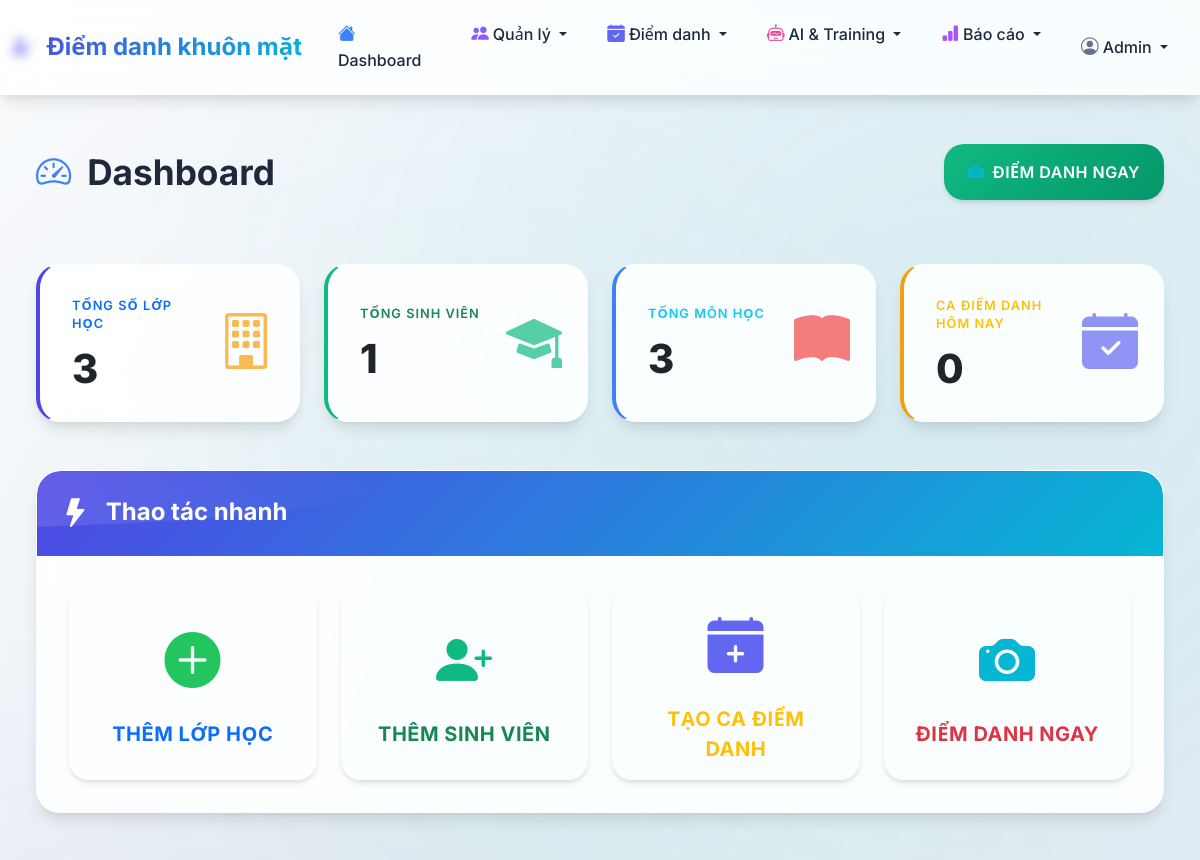
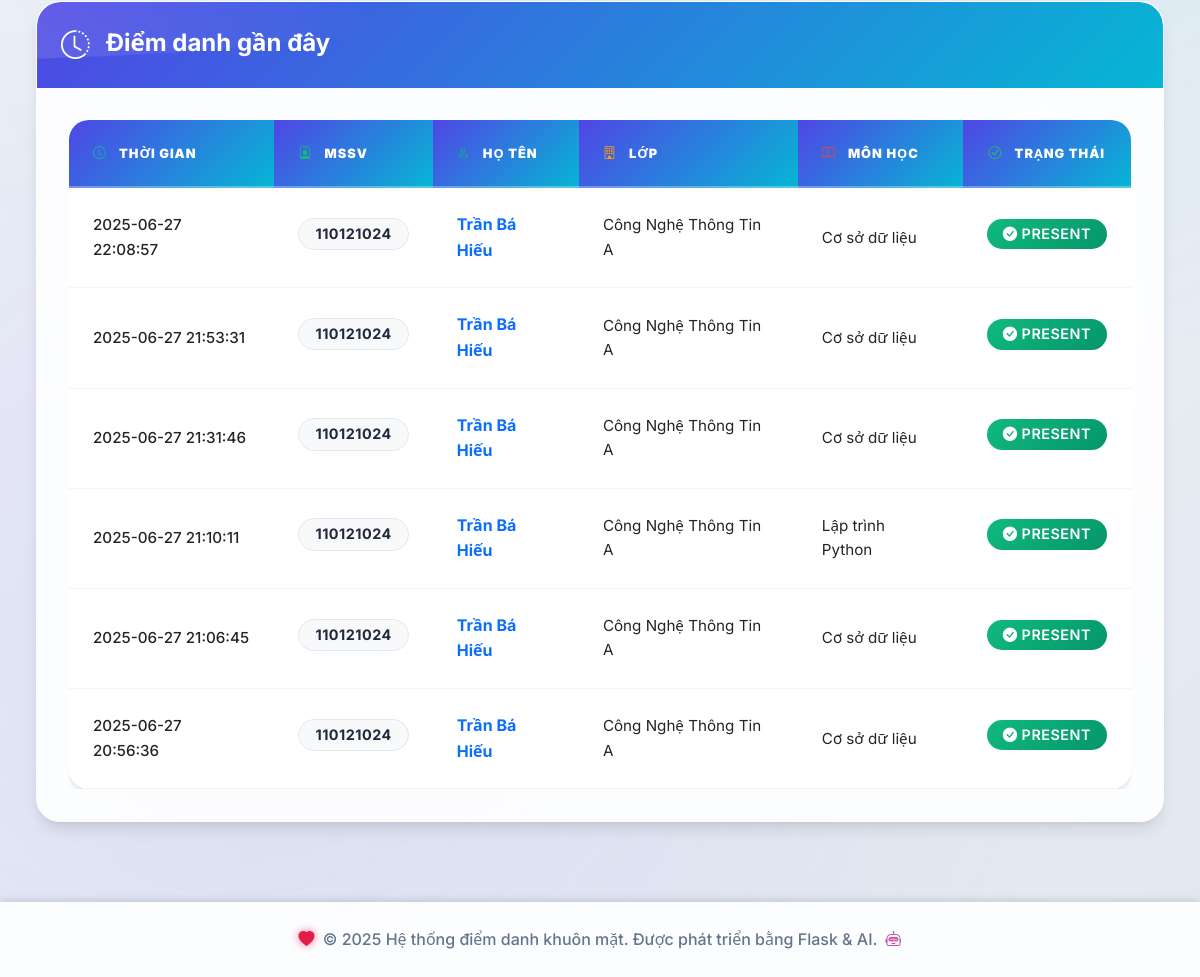
Before: / with the older database file (2 pictures, top to bottom).
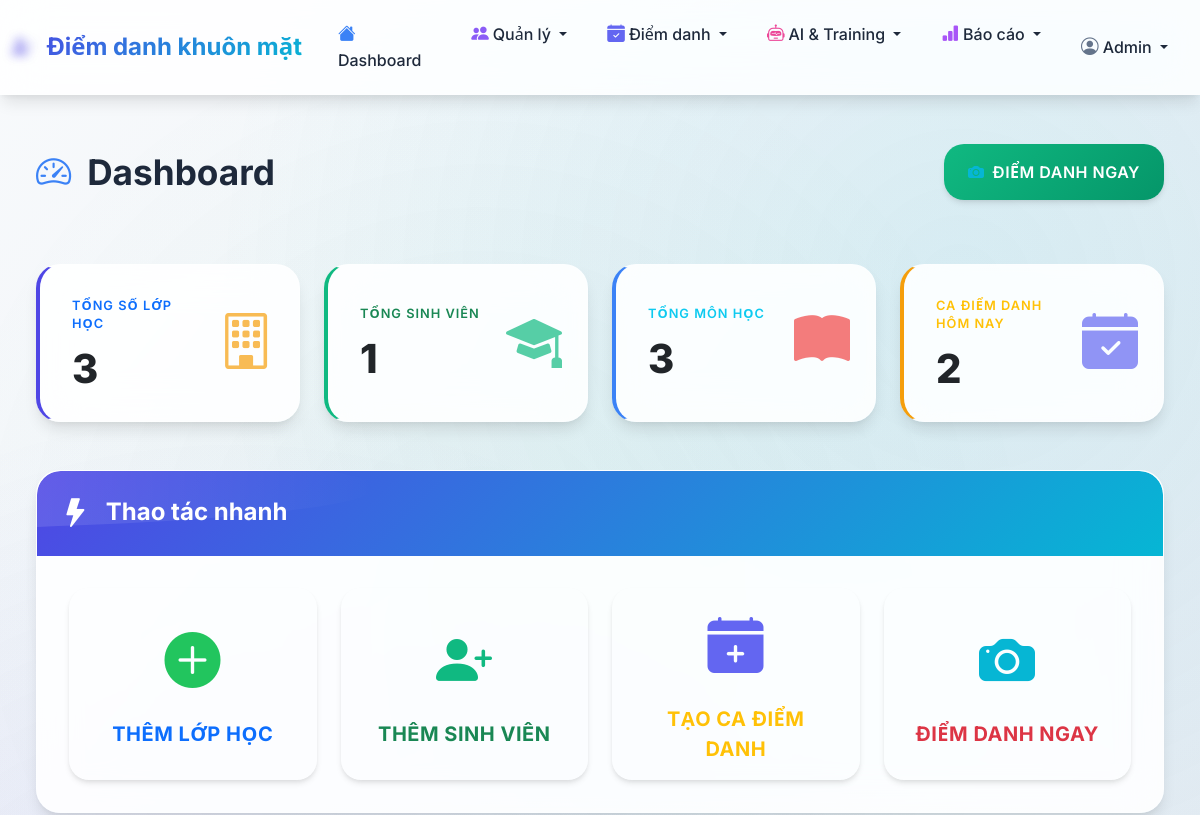
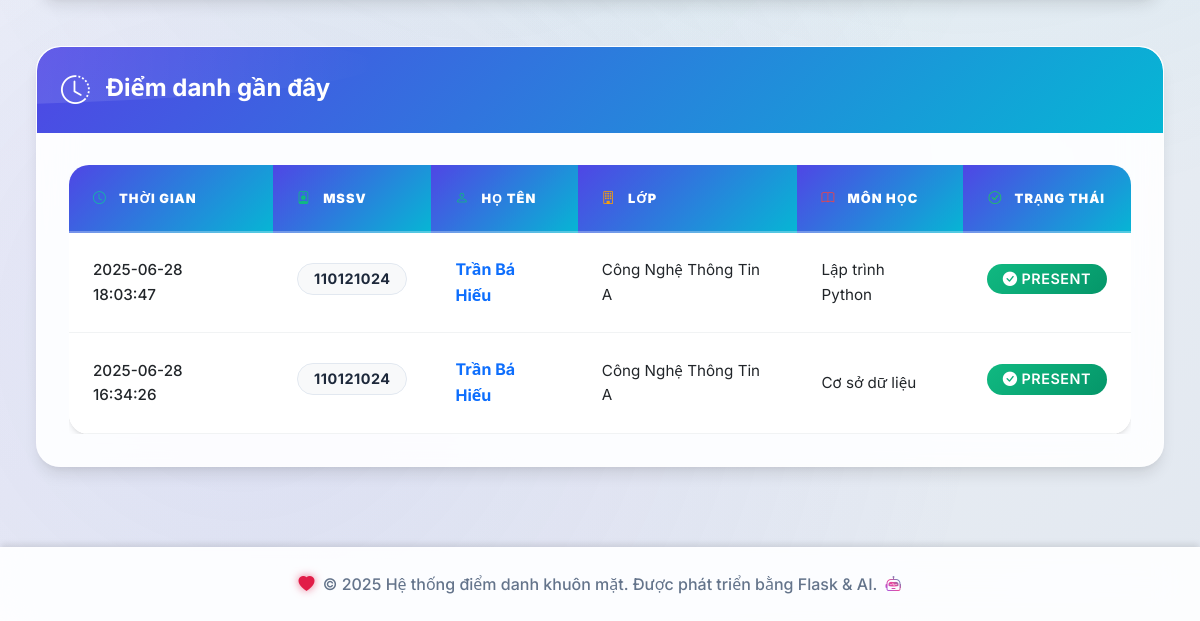
After: the same page with the newer database file (2 pictures, top to bottom).
### tables this page shows
CREATE TABLE attendance_records (
            id INTEGER PRIMARY KEY AUTOINCREMENT,
            session_id INTEGER NOT NULL,
            student_id INTEGER NOT NULL,
            attendance_time TIMESTAMP DEFAULT CURRENT_TIMESTAMP,
            status TEXT DEFAULT 'present',
            method TEXT DEFAULT 'face_recognition',
            confidence REAL,
            FOREIGN KEY (session_id) REFERENCES attendance_sessions (id),
            FOREIGN KEY (student_id) REFERENCES students (id),
            UNIQUE(session_id, student_id)
        );

CREATE TABLE students (
            id INTEGER PRIMARY KEY AUTOINCREMENT,
            student_id TEXT UNIQUE NOT NULL,
            full_name TEXT NOT NULL,
            class_id INTEGER NOT NULL,
            photo_path TEXT,
            face_encoding TEXT,
            created_at TIMESTAMP DEFAULT CURRENT_TIMESTAMP,
            FOREIGN KEY (class_id) REFERENCES classes (id)
        );

CREATE TABLE classes (
            id INTEGER PRIMARY KEY AUTOINCREMENT,
            class_code TEXT UNIQUE NOT NULL,
            class_name TEXT NOT NULL,
            description TEXT,
            created_at TIMESTAMP DEFAULT CURRENT_TIMESTAMP
        );

CREATE TABLE subjects (
            id INTEGER PRIMARY KEY AUTOINCREMENT,
            subject_code TEXT UNIQUE NOT NULL,
            subject_name TEXT NOT NULL,
            description TEXT,
            created_at TIMESTAMP DEFAULT CURRENT_TIMESTAMP
        );

### app.py (the view)
@app.route('/')
def index():
    from models.database import get_dashboard_stats
    stats = get_dashboard_stats()
    return render_template('dashboard.html', stats=stats)

### models/database.py (called while the page is built)
def get_db_connection():
    conn = sqlite3.connect(DATABASE_PATH)
    conn.row_factory = sqlite3.Row
    return conn

### templates/dashboard.html (shortened to what this page needs)
{% extends "base.html" %} {% block title %}Dashboard - Hệ thống điểm danh khuôn mặt{% endblock %} {% block content %}
<div class="container-fluid px-4">
  <div class="d-flex justify-content-between flex-wrap flex-md-nowrap align-items-center pt-4 pb-3 mb-5">
    <h1 class="h2 text-gradient fade-in mb-0"><i class="bi bi-speedometer2 icon-dashboard me-3"></i>Dashboard</h1>
    <div class="btn-toolbar">
      <a href="{{ url_for('camera') }}" class="btn btn-success btn-lg shadow-medium hover-lift px-4"> <i class="bi bi-camera-fill icon-camera me-2"></i>Điểm danh ngay </a>
    </div>
  </div>
  <div class="row mb-5 g-4">
    <div class="col-xl-3 col-md-6">
      <div class="card glass-card border-left-primary shadow-strong h-100 hover-lift scale-in">
        <div class="card-body p-4">
          <div class="row no-gutters align-items-center">
            <div class="col-8">
              <div class="text-xs font-weight-bold text-primary text-uppercase mb-3 ls-1">Tổng số lớp học</div>
              <div class="h2 mb-0 font-weight-bold text-gradient">{{ stats.total_classes }}</div>
            </div>
            <div class="col-4 text-end">
              <i class="bi bi-building icon-school" style="font-size: 3.5rem; opacity: 0.7"></i>
            </div>
          </div>
        </div>
      </div>
    </div>
    <div class="col-xl-3 col-md-6">
      <div class="card glass-card border-left-success shadow-strong h-100 hover-lift scale-in" style="animation-delay: 0.1s">
        <div class="card-body p-4">
          <div class="row no-gutters align-items-center">
            <div class="col-8">
              <div class="text-xs font-weight-bold text-success text-uppercase mb-3 ls-1">Tổng sinh viên</div>
              <div class="h2 mb-0 font-weight-bold text-gradient">{{ stats.total_students }}</div>
            </div>
            <div class="col-4 text-end">
              <i class="bi bi-mortarboard-fill icon-student" style="font-size: 3.5rem; opacity: 0.7"></i>
            </div>
          </div>
        </div>
      </div>
    </div>
    <div class="col-xl-3 col-md-6">
      <div class="card glass-card border-left-info shadow-strong h-100 hover-lift scale-in" style="animation-delay: 0.2s">
        <div class="card-body p-4">
          <div class="row no-gutters align-items-center">
            <div class="col-8">
              <div class="text-xs font-weight-bold text-info text-uppercase mb-3 ls-1">Tổng môn học</div>
              <div class="h2 mb-0 font-weight-bold text-gradient">{{ stats.total_subjects }}</div>
            </div>
            <div class="col-4 text-end">
              <i class="bi bi-book-fill icon-book" style="font-size: 3.5rem; opacity: 0.7"></i>
            </div>
          </div>
        </div>
      </div>
    </div>
    <div class="col-xl-3 col-md-6">
      <div class="card glass-card border-left-warning shadow-strong h-100 hover-lift scale-in" style="animation-delay: 0.3s">
        <div class="card-body p-4">
          <div class="row no-gutters align-items-center">
            <div class="col-8">
              <div class="text-xs font-weight-bold text-warning text-uppercase mb-3 ls-1">Ca điểm danh hôm nay</div>
              <div class="h2 mb-0 font-weight-bold text-gradient">{{ stats.today_sessions }}</div>
            </div>
            <div class="col-4 text-end">
              <i class="bi bi-calendar-check-fill icon-attendance" style="font-size: 3.5rem; opacity: 0.7"></i>
            </div>
          </div>
        </div>
      </div>
    </div>
  </div>
  <div class="row mb-5">
    <div class="col-12">
      <div class="card glass-card shadow-strong slide-up">
        <div class="card-header bg-gradient-primary text-white py-4">
          <h4 class="m-0 font-weight-bold"><i class="bi bi-lightning-fill me-3" style="font-size: 1.8rem"></i>Thao tác nhanh</h4>
        </div>
        <div class="card-body p-5">
          <div class="row g-4">
            <div class="col-lg-3 col-md-6">
              <a href="{{ url_for('classes.add_class') }}" class="btn btn-outline-primary btn-lg w-100 h-100 d-flex flex-column align-items-center justify-content-center hover-lift shadow-medium" style="min-height: 160px; border-width: 2px; border-radius: 20px">
                <i class="bi bi-plus-circle-fill icon-plus mb-3" style="font-size: 3.5rem"></i>
                <span class="fw-bold fs-5">Thêm lớp học</span>
              </a>
            </div>
            <div class="col-lg-3 col-md-6">
              <a href="{{ url_for('students.add_student') }}" class="btn btn-outline-success btn-lg w-100 h-100 d-flex flex-column align-items-center justify-content-center hover-lift shadow-medium" style="min-height: 160px; border-width: 2px; border-radius: 20px">
                <i class="bi bi-person-plus-fill icon-student mb-3" style="font-size: 3.5rem"></i>
                <span class="fw-bold fs-5">Thêm sinh viên</span>
              </a>
            </div>
            <div class="col-lg-3 col-md-6">
              <a href="{{ url_for('attendance.add_session') }}" class="btn btn-outline-warning btn-lg w-100 h-100 d-flex flex-column align-items-center justify-content-center hover-lift shadow-medium" style="min-height: 160px; border-width: 2px; border-radius: 20px">
                <i class="bi bi-calendar-plus-fill icon-attendance mb-3" style="font-size: 3.5rem"></i>
                <span class="fw-bold fs-5">Tạo ca điểm danh</span>
              </a>
            </div>
            <div class="col-lg-3 col-md-6">
              <a href="{{ url_for('camera') }}" class="btn btn-outline-danger btn-lg w-100 h-100 d-flex flex-column align-items-center justify-content-center hover-lift shadow-medium" style="min-height: 160px; border-width: 2px; border-radius: 20px">
                <i class="bi bi-camera-fill icon-camera mb-3" style="font-size: 3.5rem"></i>
                <span class="fw-bold fs-5">Điểm danh ngay</span>
              </a>
            </div>
          </div>
        </div>
      </div>
    </div>
  </div>
  <div class="row">
    <div class="col-12">
      <div class="card glass-card shadow-strong fade-in">
        <div class="card-header bg-gradient-primary text-white py-4">
          <h4 class="m-0 font-weight-bold"><i class="bi bi-clock-history me-3" style="font-size: 1.8rem"></i>Điểm danh gần đây</h4>
        </div>
        <div class="card-body p-0">
          {% if stats.recent_attendance %}
          <div class="table-responsive">
            <table class="table table-hover mb-0" style="font-size: 1rem">
              <thead style="background-color: #f8f9fa">
                <tr>
                  <th class="px-4 py-4 border-0">
                    <i class="bi bi-clock icon-chart me-2"></i>
                    <strong>Thời gian</strong>
                  </th>
                  <th class="px-4 py-4 border-0">
                    <i class="bi bi-person-badge icon-student me-2"></i>
                    <strong>MSSV</strong>
                  </th>
                  <th class="px-4 py-4 border-0">
                    <i class="bi bi-person icon-student me-2"></i>
                    <strong>Họ tên</strong>
                  </th>
                  <th class="px-4 py-4 border-0">
                    <i class="bi bi-building icon-school me-2"></i>
                    <strong>Lớp</strong>
                  </th>
                  <th class="px-4 py-4 border-0">
                    <i class="bi bi-book icon-book me-2"></i>
                    <strong>Môn học</strong>
                  </th>
                  <th class="px-4 py-4 border-0 text-center">
                    <i class="bi bi-check-circle icon-plus me-2"></i>
                    <strong>Trạng thái</strong>
                  </th>
                </tr>
              </thead>
              <tbody>
                {% for record in stats.recent_attendance %}
                <tr style="border-bottom: 1px solid #e9ecef">
                  <td class="px-4 py-4">
                    <span class="fw-medium text-dark">{{ record.attendance_time }}</span>
                  </td>
                  <td class="px-4 py-4">
                    <span class="badge bg-light text-dark fw-bold px-3 py-2" style="font-size: 0.9rem"> {{ record.student_id }} </span>
                  </td>
                  <td class="px-4 py-4">
                    <span class="fw-bold text-primary fs-6">{{ record.full_name }}</span>
                  </td>
                  <td class="px-4 py-4">
                    <span class="text-dark">{{ record.class_name }}</span>
                  </td>
                  <td class="px-4 py-4">
                    <span class="text-dark">{{ record.subject_name }}</span>
                  </td>
                  <td class="px-4 py-4 text-center">
                    <span class="badge bg-gradient-success px-3 py-2" style="font-size: 0.9rem"> <i class="bi bi-check-circle-fill me-1"></i>{{ record.status }} </span>
                  </td>
                </tr>
                {% endfor %}
              </tbody>
            </table>
          </div>
          {% endif %}
        </div>
      </div>
    </div>
  </div>
</div>
{% endblock %}

### templates/base.html (shortened to what this page needs)
<!DOCTYPE html>
<html lang="vi">
  <head>
    <link href="https://cdn.jsdelivr.net/npm/bootstrap@5.3.0/dist/css/bootstrap.min.css" rel="stylesheet" />
    <link rel="stylesheet" href="https://cdn.jsdelivr.net/npm/@tabler/icons@latest/icons-sprite.svg" />
    <link rel="stylesheet" href="https://cdn.jsdelivr.net/npm/bootstrap-icons@1.11.0/font/bootstrap-icons.css" />
    <link rel="stylesheet" href="https://cdn.jsdelivr.net/npm/heroicons@2.0.18/24/outline/index.css" />
    <link href="https://cdnjs.cloudflare.com/ajax/libs/font-awesome/6.4.0/css/all.min.css" rel="stylesheet" />
    <link href="{{ url_for('static', filename='css/style.css') }}" rel="stylesheet" />
  </head>
  <body>
    <nav class="navbar navbar-expand-lg navbar-light fixed-top">
      <div class="container-fluid">
        <a class="navbar-brand" href="{{ url_for('index') }}">
          <i class="bi bi-person-check-fill icon-dashboard me-2"></i>
          Điểm danh khuôn mặt
        </a>
        <div class="collapse navbar-collapse" id="navbarNav">
          <ul class="navbar-nav me-auto">
            <li class="nav-item">
              <a class="nav-link" href="{{ url_for('index') }}"> <i class="bi bi-house-fill icon-dashboard me-1"></i>Dashboard </a>
            </li>
            <li class="nav-item dropdown">
              <a class="nav-link dropdown-toggle" href="#" id="navbarDropdown" role="button" data-bs-toggle="dropdown"> <i class="bi bi-people-fill icon-manage me-1"></i>Quản lý </a>
            </li>
            <li class="nav-item dropdown">
              <a class="nav-link dropdown-toggle" href="#" role="button" data-bs-toggle="dropdown"> <i class="bi bi-calendar-check-fill icon-attendance me-1"></i>Điểm danh </a>
            </li>
            <li class="nav-item dropdown">
              <a class="nav-link dropdown-toggle" href="#" role="button" data-bs-toggle="dropdown"> <i class="bi bi-robot icon-ai me-1"></i>AI & Training </a>
            </li>
            <li class="nav-item dropdown">
              <a class="nav-link dropdown-toggle" href="#" role="button" data-bs-toggle="dropdown"> <i class="bi bi-bar-chart-fill icon-report me-1"></i>Báo cáo </a>
            </li>
          </ul>
          <ul class="navbar-nav">
            <li class="nav-item dropdown">
              <a class="nav-link dropdown-toggle" href="#" role="button" data-bs-toggle="dropdown"> <i class="bi bi-person-circle icon-admin me-1"></i>Admin </a>
            </li>
          </ul>
        </div>
      </div>
    </nav>
    <main class="main-content">
      <div class="container-fluid">
         {% block content %}{% endblock %}
      </div>
    </main>
    <footer class="text-center py-4">
      <div class="container">
        <p class="mb-0">
          <i class="bi bi-heart-fill icon-heart me-1"></i>
          &copy; 2025 Hệ thống điểm danh khuôn mặt. Được phát triển bằng Flask & AI.
          <i class="bi bi-robot icon-robot ms-1"></i>
        </p>
      </div>
    </footer>
  </body>
</html>

Changed rows visible on the page:
removed attendance_records: attendance_time "2025-06-27 22:08:57", student_id "110121024", full_name "Trần Bá Hiếu", class_name "Công Nghệ Thông Tin A", subject_name "Cơ sở dữ liệu", status "PRESENT"
removed attendance_records: attendance_time "2025-06-27 21:53:31", student_id "110121024", full_name "Trần Bá Hiếu", class_name "Công Nghệ Thông Tin A", subject_name "Cơ sở dữ liệu", status "PRESENT"
removed attendance_records: attendance_time "2025-06-27 21:31:46", student_id "110121024", full_name "Trần Bá Hiếu", class_name "Công Nghệ Thông Tin A", subject_name "Cơ sở dữ liệu", status "PRESENT"
removed attendance_records: attendance_time "2025-06-27 21:10:11", student_id "110121024", full_name "Trần Bá Hiếu", class_name "Công Nghệ Thông Tin A", subject_name "Lập trình Python", status "PRESENT"
removed attendance_records: attendance_time "2025-06-27 21:06:45", student_id "110121024", full_name "Trần Bá Hiếu", class_name "Công Nghệ Thông Tin A", subject_name "Cơ sở dữ liệu", status "PRESENT"
removed attendance_records: attendance_time "2025-06-27 20:56:36", student_id "110121024", full_name "Trần Bá Hiếu", class_name "Công Nghệ Thông Tin A", subject_name "Cơ sở dữ liệu", status "PRESENT"
added attendance_records: attendance_time "2025-06-28 18:03:47", student_id "110121024", full_name "Trần Bá Hiếu", class_name "Công Nghệ Thông Tin A", subject_name "Lập trình Python", status "PRESENT"
added attendance_records: attendance_time "2025-06-28 16:34:26", student_id "110121024", full_name "Trần Bá Hiếu", class_name "Công Nghệ Thông Tin A", subject_name "Cơ sở dữ liệu", status "PRESENT"
Other visible differences:
{{ stats.today_sessions }}: "0" → "2"
